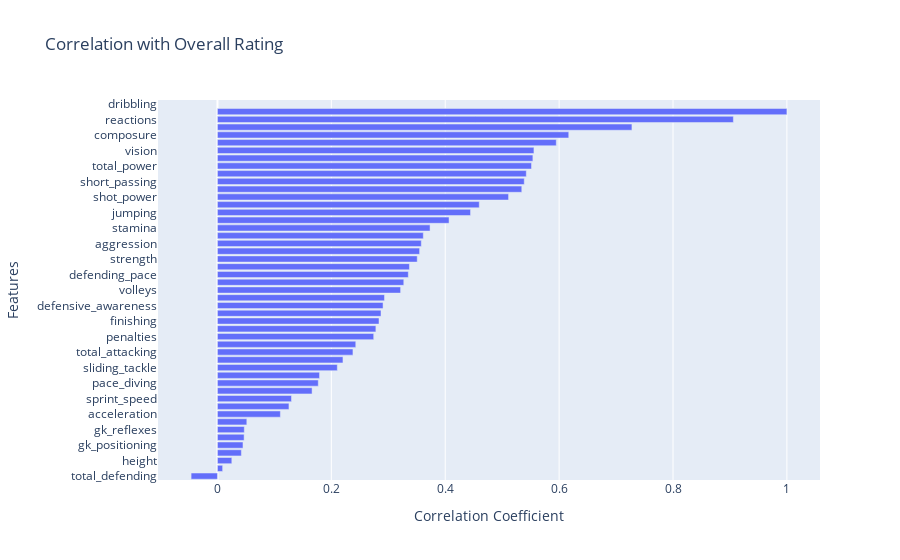

Here is the notebook cell this chart was saved with:
### Code cell


### Figure 1 — Plotly figure (JSON) as saved in the notebook; plotly's stock layout.template omitted (floating-point values rounded to 4 significant figures)
{"data": [{"alignmentgroup": "True", "hovertemplate": "Correlation Coefficient=%{x}<br>Features=%{y}<extra></extra>", "legendgroup": "", "marker": {"color": "#636efa", "pattern": {"shape": ""}}, "name": "", "offsetgroup": "", "orientation": "h", "showlegend": false, "textposition": "auto", "type": "bar", "x": [-0.0463, 0.00907, 0.02522, 0.04199, 0.04482, 0.04679, 0.04713, 0.05156, 0.1105, 0.1255, 0.13, 0.1662, 0.177, 0.1793, 0.2105, 0.2204, 0.2379, 0.2429, 0.2744, 0.2782, 0.2837, 0.2872, 0.2908, 0.2933, 0.3216, 0.3272, 0.3352, 0.3371, 0.3508, 0.355, 0.358, 0.3615, 0.3733, 0.4067, 0.4444, 0.4597, 0.5112, 0.5344, 0.5388, 0.5424, 0.5515, 0.5539, 0.5558, 0.595, 0.6169, 0.7279, 0.906, 1, null, null, null, null], "xaxis": "x", "y": ["total_defending", "no_of_playable_positions", "height", "gk_diving", "gk_positioning", "gk_handling", "gk_reflexes", "gk_kicking", "acceleration", "balance", "sprint_speed", "total_mentality", "pace_diving", "agility", "sliding_tackle", "total_skill", "total_attacking", "standing_tackle", "penalties", "heading_accuracy", "finishing", "interceptions", "defensive_awareness", "total_movement", "volleys", "fk_accuracy", "defending_pace", "long_shots", "strength", "crossing", "aggression", "curve", "stamina", "ball_control", "jumping", "shooting_handling", "shot_power", "long_passing", "short_passing", "potential", "total_power", "age", "vision", "international_reputation", "composure", "passing", "reactions", "overall_rating", "dribbling", "dribbling", "dribbling", "dribbling"], "yaxis": "y"}], "layout": {"autosize": true, "barmode": "relative", "legend": {"tracegroupgap": 0}, "title": {"text": "Correlation with Overall Rating"}, "xaxis": {"anchor": "y", "autorange": true, "domain": [0, 1], "range": [-0.1044, 1.058], "title": {"text": "Correlation Coefficient"}, "type": "linear"}, "yaxis": {"anchor": "x", "autorange": true, "domain": [0, 1], "range": [-0.5, 48.5], "title": {"text": "Features"}, "type": "category"}}}
